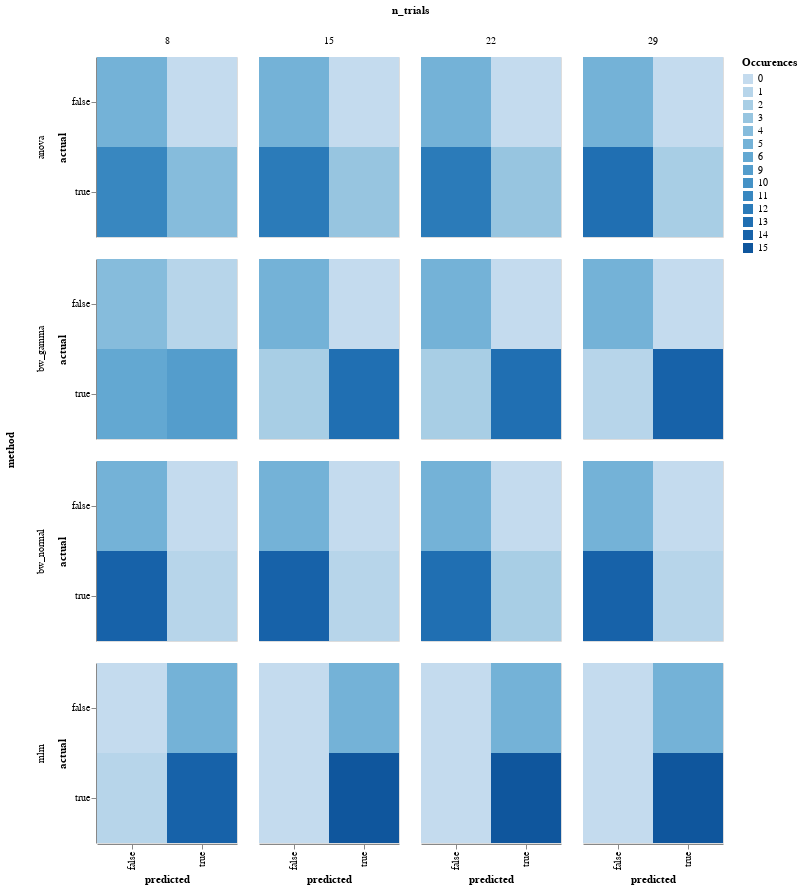

Notebook source saved alongside this figure:
### Markdown cell above
## Confusion matrix

### Code cell
reload(model_comparison)

model_comparison.plot_confusion(
    model_comparison.make_confusion_matrix(res[res['y']=='Power'], ('method', 'y', 'randomness', 'n_trials')
                                           )).properties(width=140).facet(row='method', column='n_trials')

### Figure 1 — Vega-Lite specification as saved in the notebook (floating-point values rounded to 4 significant figures; data arrays with more than 128 entries replaced by an {"elided": "..."} marker saying what was removed)
{"config": {"view": {"continuousWidth": 400, "continuousHeight": 300}}, "data": {"name": "data-10ee21dab6dbf4a65415006ca8f0f21a"}, "facet": {"column": {"type": "quantitative", "field": "n_trials"}, "row": {"type": "nominal", "field": "method"}}, "spec": {"mark": "rect", "encoding": {"color": {"type": "ordinal", "field": "Occurences"}, "x": {"type": "nominal", "field": "predicted"}, "y": {"type": "nominal", "field": "actual"}}, "height": 180, "width": 140}, "$schema": "https://vega.github.io/schema/vega-lite/v4.8.1.json", "datasets": {"data-10ee21dab6dbf4a65415006ca8f0f21a": {"elided": "192 records"}}}
